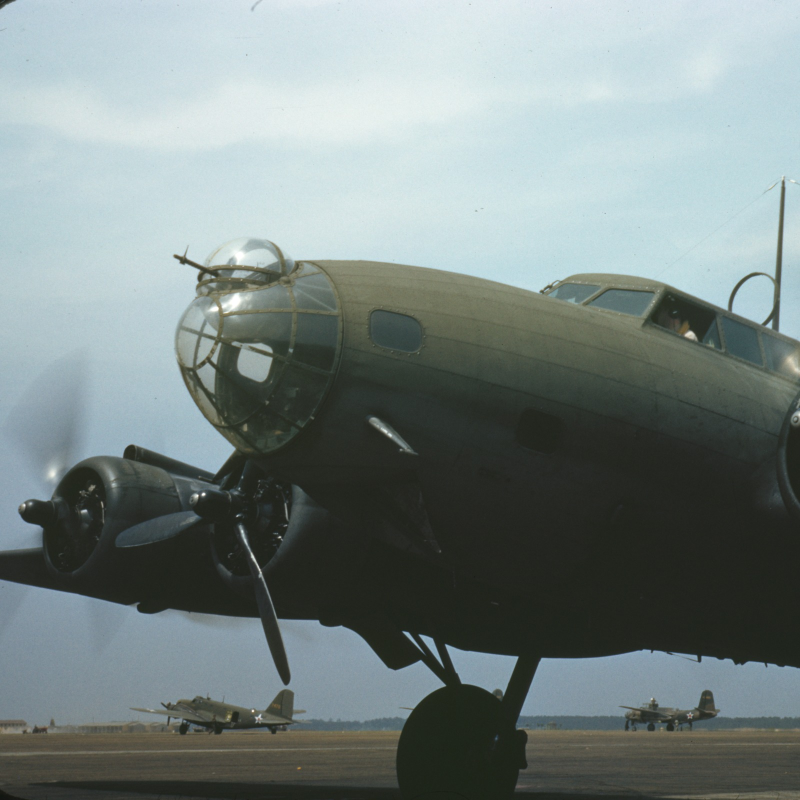
#> input picture episodes/en-bat-bomb/img/kaynak_arka_plan_loc.jpg, 1600 x 1600 px (shown at 1/2 size)
$ python gorsel.py
#> lines starting #> are read from the running program, lines starting #| are printed output that depends on the picture
"""en-bat-bomb görselleri: python episodes/en-bat-bomb/gorsel.py
Kaynaklar (hepsi kamu malı; ayrıntı yaml sources): LOC 2017878478 (arka plan, Palmer 1942 Kodachrome), Commons Carlsbad AAF Fire... (kanıt 2, son kare),
Commons Bat Bomb Canister (kanıt 1). Ham indirmeler img/ içinde kaynak_*.jpg adıyla durur.
"""
from pathlib import Path
import numpy as np
from PIL import Image, ImageFilter

H = Path(__file__).resolve().parent / "img"

# arka plan: LOC Kodachrome (1a35097u.tif master) iç alanından kare kırpım (230,190,3310,3270), 1600 px kaydedildi -> 1080x1080
bg = Image.open(H / "kaynak_arka_plan_loc.jpg").convert("RGB").resize((1080, 1080), Image.LANCZOS)
bg.save(H / "bg.jpg", quality=93)

# kanıt 1: kovan (1081x426) -> 1080x540; nesnesiz üst/alt kenar, kumaş dokusu simetrik uzatılır (nesne yok)
c = np.array(Image.open(H / "kaynak_kanit_kovan.jpg").convert("RGB"))[:, :1080].astype(float)
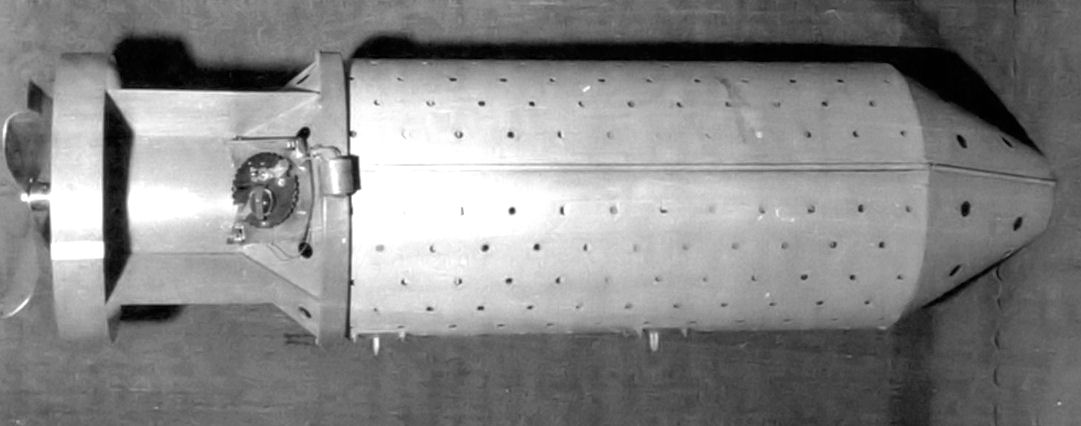
#> input picture episodes/en-bat-bomb/img/kaynak_kanit_kovan.jpg, 1081 x 426 px
rng = np.random.default_rng(7)


def _uzat(band, n, yukari):
    """Kenar bandının sütun ortalamasını yumuşatır, kumaş dokusuna benzer ince gürültü ekler; nesne yok."""
#> called with band = array of shape (20, 1080, 3), n = 57, yukari = True
    from scipy.ndimage import gaussian_filter, gaussian_filter1d
    m = gaussian_filter1d(band.mean(0), 10, axis=0)
#> m = 1080 rows, first 8: [145.5, 145.5, 145.5], [145.4, 145.4, 145.4], [145.3, 145.3, 145.3], [145.2, 145.2, 145.2], [145, 145, 145], [144.8, 144.8, 144.8], [144.5, 144.5, 144.5], [144.2, 144.2, 144.2]
    sd = band.std(axis=(0, 1)).mean() * 0.55
#> sd = 13.96
    e = np.repeat(m[None], n, 0) + gaussian_filter(rng.normal(0, sd, (n, 1080, 3)), (0.7, 0.7, 0))
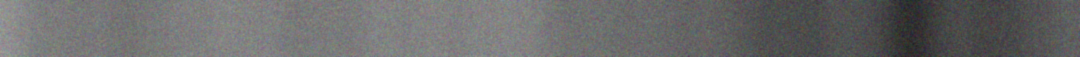
#> e: shape (57, 1080, 3) float64; mean of channels 0, 1, 2 106.8, 106.9, 107; drawn as R, G, B
    return e


top = _uzat(c[:20], 57, True)
bot = _uzat(c[-30:], 57, False)
#> call 2 of _uzat, with band = array of shape (30, 1080, 3), n = 57, yukari = False
#> in _uzat (call 2), `m = gaussian_filter1d(band.mean(0), 10, axis=0)`: m = 1080 rows, first 8: [106.1, 106.1, 106.1], [106.1, 106.1, 106.1], [106.1, 106.1, 106.1], [106.1, 106.1, 106.1], [106.1, 106.1, 106.1], [106.1, 106.1, 106.1], [106.1, 106.1, 106.1], [106.1, 106.1, 106.1]
#> in _uzat (call 2), `sd = band.std(axis=(0, 1)).mean() * 0.55`: sd = 10.28
#> in _uzat (call 2), `e = np.repeat(m[None], n, 0) + gaussian_filter(rng.normal(0, sd, (n, 1..`:
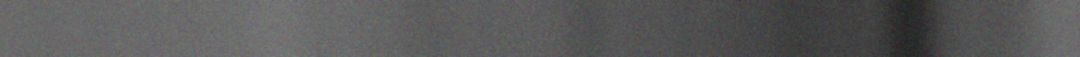
#> e: shape (57, 1080, 3) float64; mean of channels 0, 1, 2 90.3, 90.2, 90.3; drawn as R, G, B
out = np.concatenate([top, c, bot], 0).clip(0, 255)
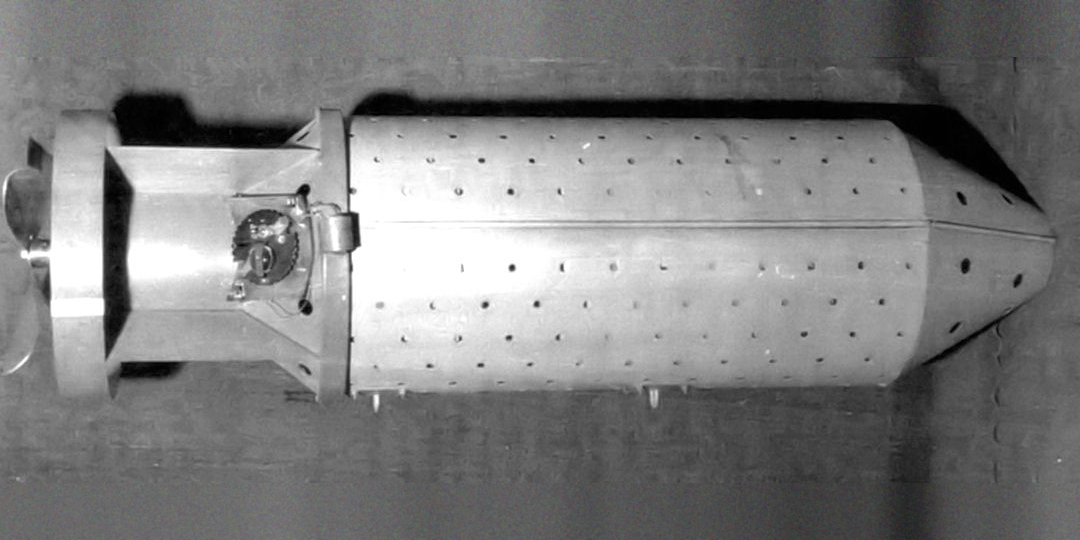
#> out: shape (540, 1080, 3) float64; mean of channels 0, 1, 2 126.4, 126.5, 126.5; drawn as R, G, B
from scipy.ndimage import gaussian_filter
for y in (57, 57 + c.shape[0]):  # dikiş izlerini yumuşat
    band = slice(y - 14, y + 14)
    out[band] = gaussian_filter(out[band], (4, 0, 0))
out = out.astype(np.uint8)
Image.fromarray(out).filter(ImageFilter.GaussianBlur(0.5)).save(H / "kanit_1.jpg", quality=94)

# kanıt 2 (son kare): yangın fotoğrafı (791x1122) -> alt kısım kule + yanan bina, 791x598 -> 1080x816
f = Image.open(H / "kaynak_kanit_yangin.jpg").convert("L")
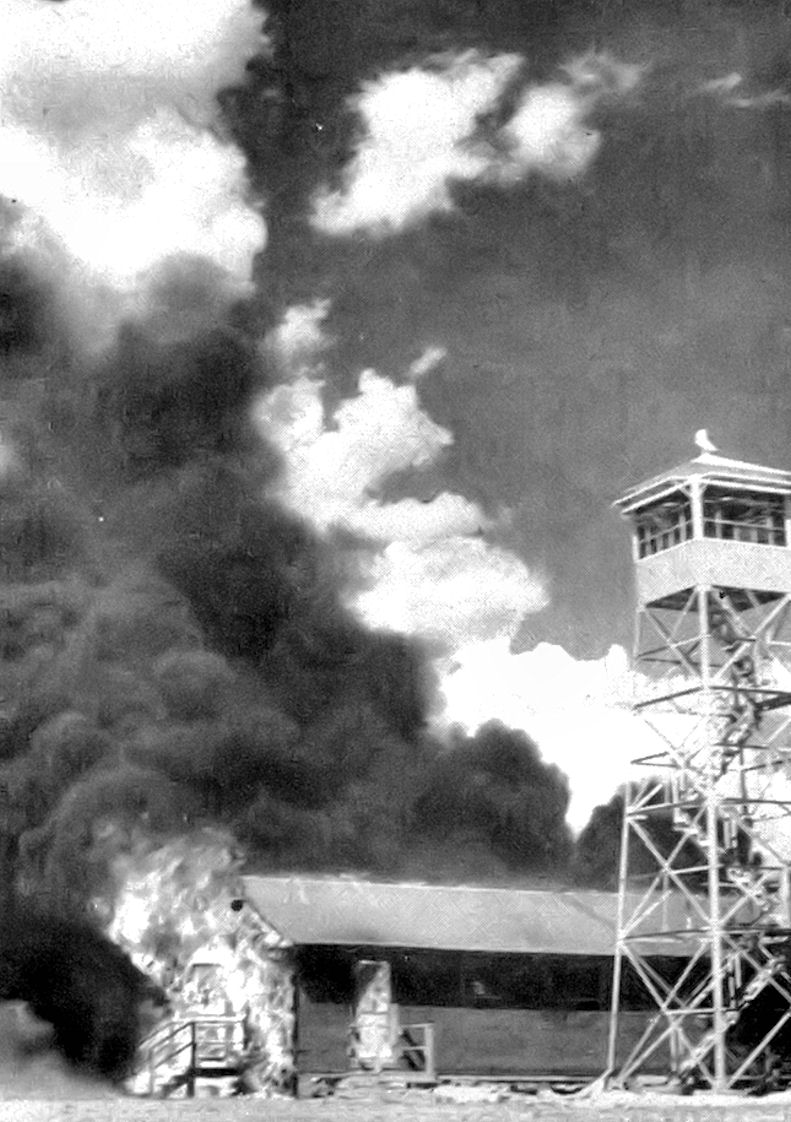
#> input picture episodes/en-bat-bomb/img/kaynak_kanit_yangin.jpg, 791 x 1122 px
f = f.crop((0, 490, 791, 1088)).resize((1080, 816), Image.LANCZOS).filter(ImageFilter.GaussianBlur(0.5)).convert("RGB")
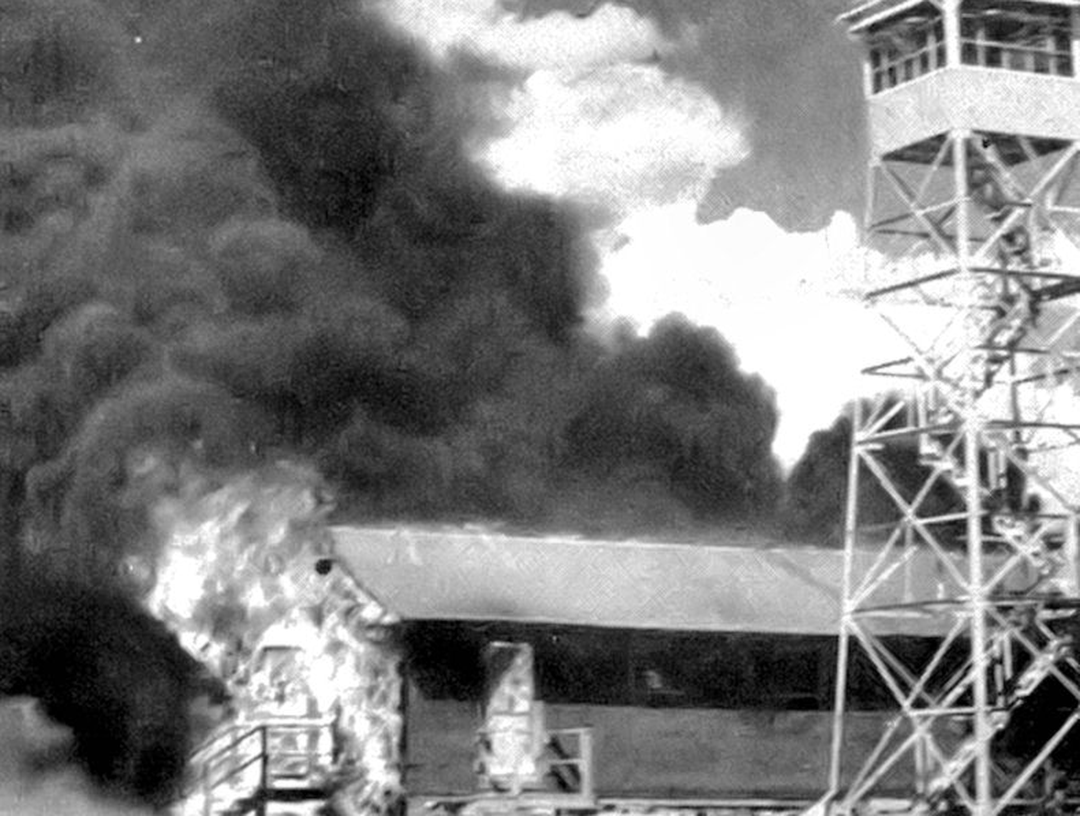
#> f: PIL image 1080x816 RGB; min 0, max 255, mean 124.7
f.save(H / "kanit_2.jpg", quality=94)
